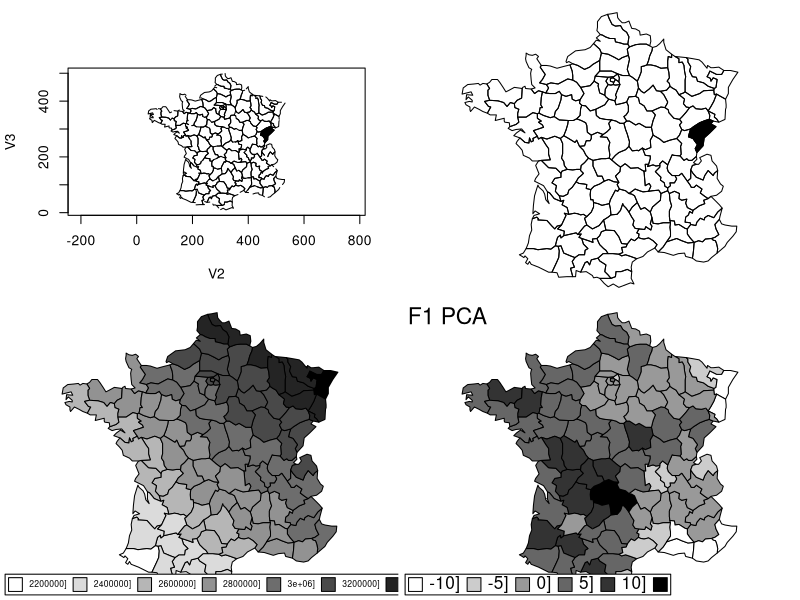

Reproduce this figure in R.
library(ade4)


### Name: elec88
### Title: Electoral Data
### Aliases: elec88
### Keywords: datasets

### ** Examples

data(elec88)
apply(elec88$tab, 2, mean)
summary(elec88$res)
pca1 <- dudi.pca(elec88$tab, scale = FALSE, scannf = FALSE)

if(adegraphicsLoaded()) {
  if(requireNamespace("sp", quietly = TRUE)) {
    data1 <- as.data.frame(as.numeric(rownames(elec88$tab) == "D25"))
    rownames(data1) <- row.names(elec88$Spatial)
    obj1 <- sp::SpatialPolygonsDataFrame(Sr = elec88$Spatial, data = data1)
    g1 <- s.Spatial(obj1, psub.text = "", plot = FALSE)
    g2 <- s.Spatial(obj1, psub.text = "", nb = elec88$nb, pnb.node.cex = 0, plot = FALSE)

    data3 <- as.data.frame(elec88$xy[, 1] + elec88$xy[, 2])
    rownames(data3) <- row.names(elec88$Spatial)
    obj3 <- sp::SpatialPolygonsDataFrame(Sr = elec88$Spatial, data = data3)
    g3 <- s.Spatial(obj3, psub.text = "", plot = FALSE)
    
    data4 <- as.data.frame(pca1$li[, 1])
    rownames(data4) <- row.names(elec88$Spatial)
    obj4 <- sp::SpatialPolygonsDataFrame(Sr = elec88$Spatial, data = data4)
    g4 <- s.Spatial(obj4, psub.text = "F1 PCA", plot = FALSE)
    
    G <- ADEgS(list(g1, g2, g3, g4), layout = c(2, 2))
  }
  
} else {
  par(mfrow = c(2, 2))
  plot(elec88$area[, 2:3], type = "n", asp = 1)
  lpoly <- split(elec88$area[, 2:3], elec88$area[, 1])
  lapply(lpoly, function(x) {points(x, type = "l"); invisible()})
  polygon(elec88$area[elec88$area$V1 == "D25", 2:3], col = 1)
  area.plot(elec88$area, graph = elec88$neig, lwdg = 1)
  polygon(elec88$area[elec88$area$V1 == "D25", 2:3], col = 1)
  area.plot(elec88$area, val = elec88$xy[, 1] + elec88$xy[, 2])
  area.plot(elec88$area, val = pca1$li[, 1], sub = "F1 PCA", 
    csub = 2, cleg = 1.5)
  par(mfrow = c(1, 1))
}
